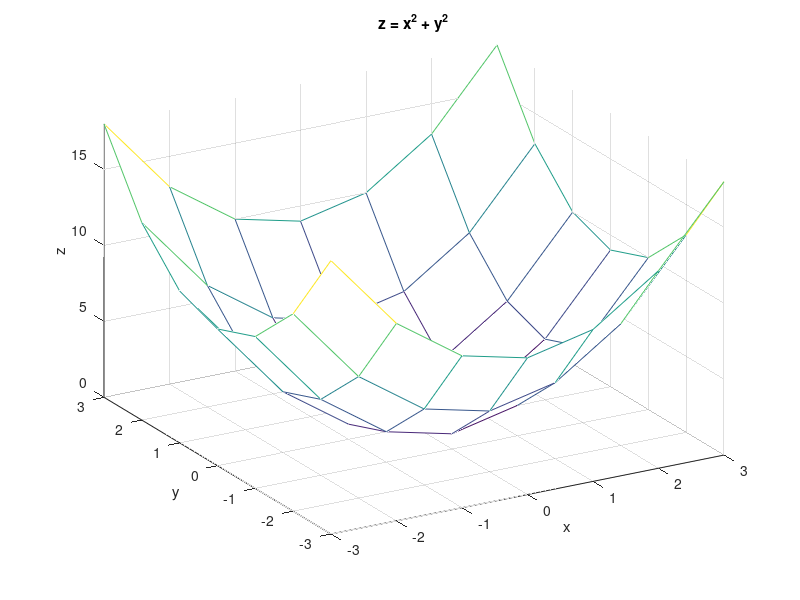

The MATLAB source for this figure:
% Simple surface plot
function main
% define the x and y vectors
    x=-3:3; 
    y =-3:3;
    % produce the x and y values at each intersection
    % as a 7 x 7 array
    % as usual, the variable names are optional.
    % the author tends to use the double letter values
    % to remind us that these are 2-D arrays
    [xx,yy]=meshgrid(x,y);
    % compute the z values at each x-y intersection
    zz=xx.^2 + yy.^2;
    % plot the data with colored lines and white facets
    mesh(xx,yy,zz)
    axis tight
    title('z = x^2 + y^2')
    xlabel('x'),ylabel('y'),zlabel('z')
    view(-30, 30)
end
